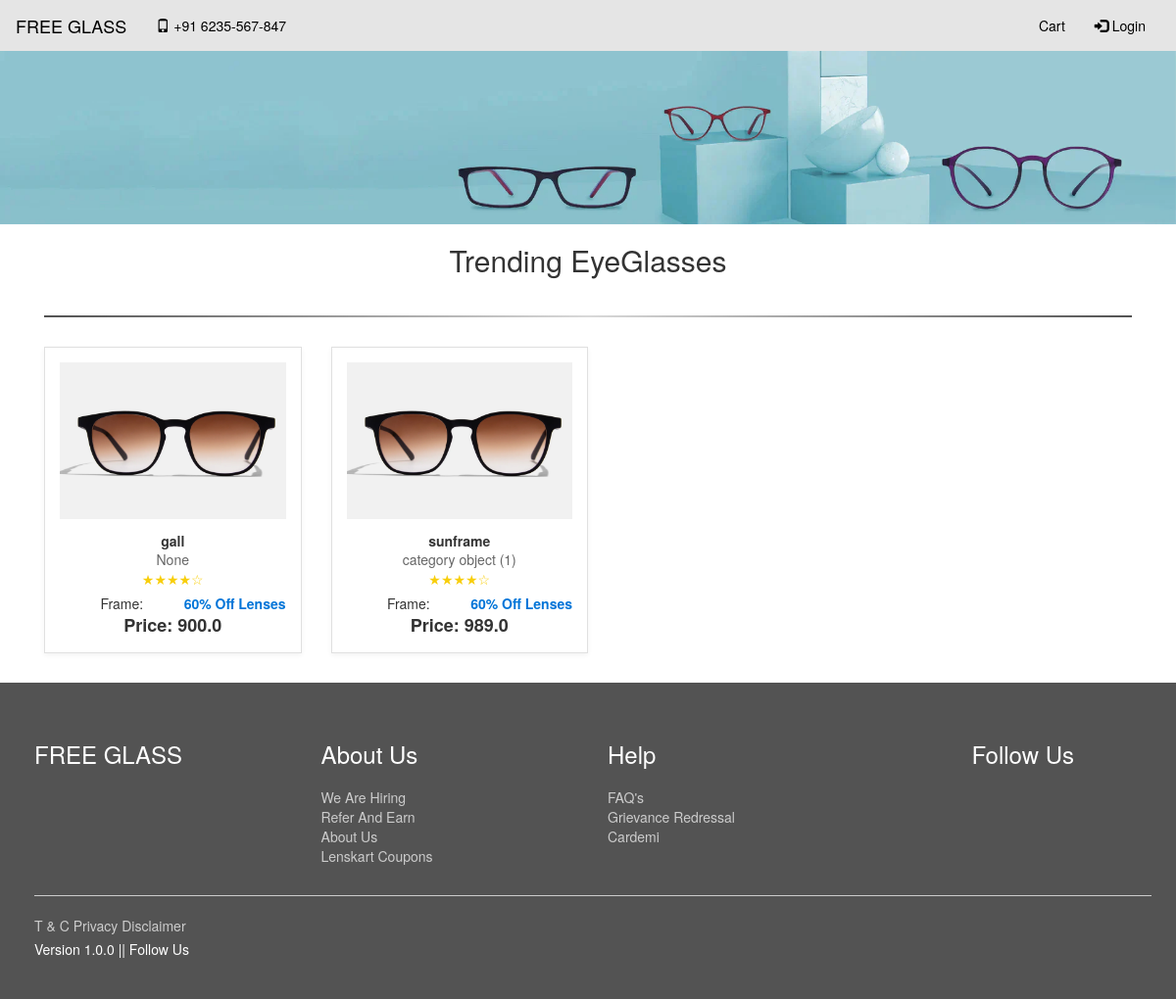
The page /eyeglass on the database as committed earlier.
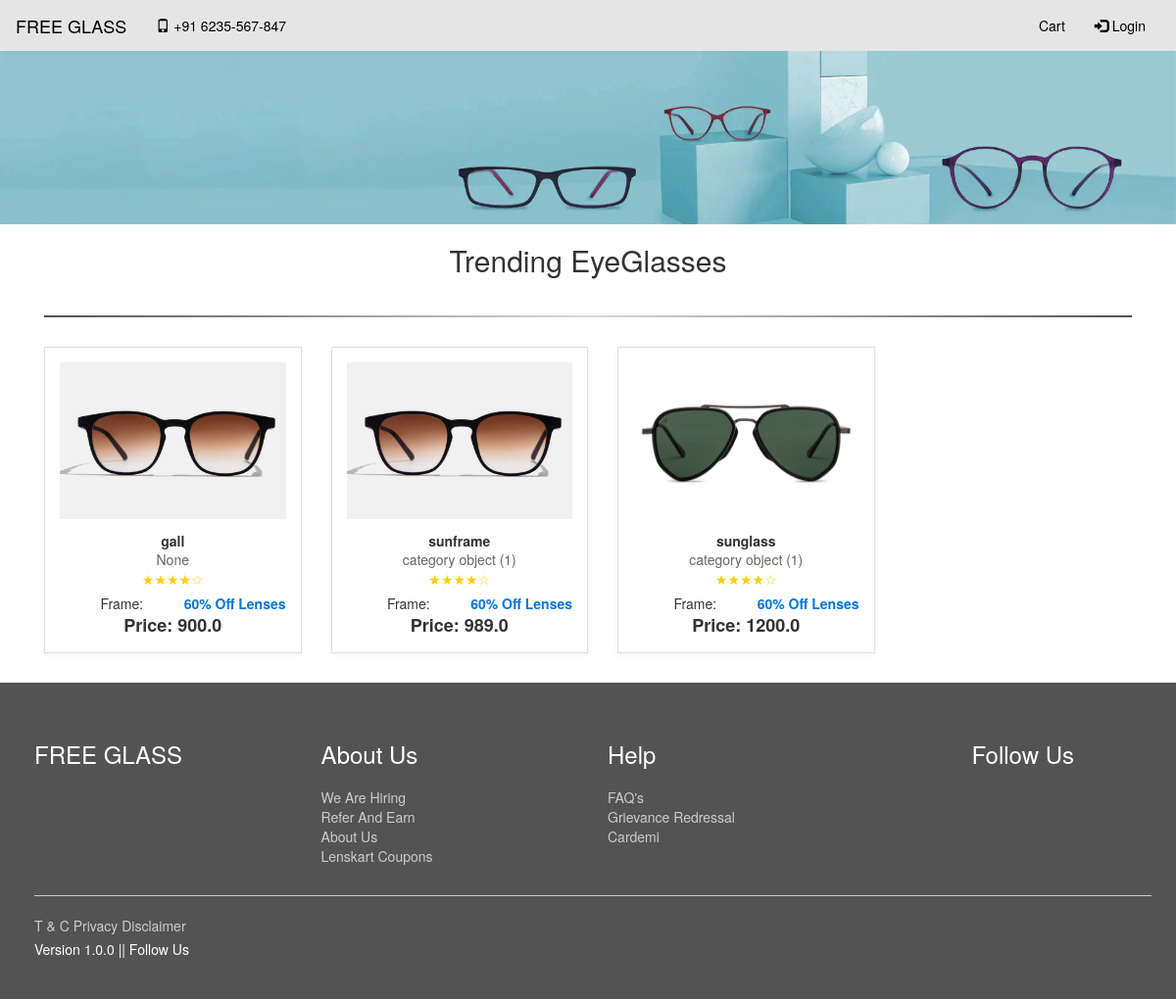
The same page on the database as committed later.
### glass/models.py (models this page shows)
class Product(models.Model):
    name= models.CharField(max_length=250)
    price= models.FloatField()
    image= models.ImageField(upload_to='product/')
    description= models.TextField()
    category= models.ForeignKey(category, on_delete=models.CASCADE,null=True)

class category(models.Model):
    name = models.CharField(max_length=250)

### glass/views.py (the view)
# urls.py: path('eyeglass', views.eyeglass, name='eyeglass'),
def eyeglass(request):
    product = Product.objects.all()
    return render(request, 'user/eyeglass.html', {'product' : product})

### templates/user/eyeglass.html (shortened to what this page needs)
<!DOCTYPE html>
<html lang="en">
<head>
  <link rel="stylesheet" href="https://maxcdn.bootstrapcdn.com/bootstrap/3.4.1/css/bootstrap.min.css">
</head>
<body>
  <nav class="navbar navbar-inverse" style="background-color: grey;">
    <div class="container-fluid">
      <div class="navbar-header">
        <a class="navbar-brand" href="{% url 'index' %}" style="color: black;">FREE GLASS</a>
      </div>
      <div class="collapse navbar-collapse" id="myNavbar">
        <ul class="nav navbar-nav">
          <li>
            <a href="tel:+1234567890" style="color: black;">
              <span class="glyphicon glyphicon-phone"></span> +91 6235-567-847
            </a>
          </li>
        </ul>
        <ul class="nav navbar-nav navbar-right">
          <li><a href="{% url 'cart' %}">Cart</a></li>
          <li><a href="{% url 'user_logout_view' %}"><span class="glyphicon glyphicon-log-in"></span> Login</a></li>
        </ul>
      </div>
    </div>
  </nav>
<div><img src="../static/photos/Eyeglasses_Desktop1.webp" class="img-responsive" style="width: 100%;" alt="no img"></div>
<div class="container text-center">
  <h2>Trending EyeGlasses</h2>
  <div class="container-fluid">
    <hr style="
      border: 0;
      height: 2px;
      background-image: linear-gradient(to right, rgba(0, 0, 0, 0.678), rgba(0, 0, 0, 0.15), rgba(0, 0, 0, 0.678));
      margin: 30px 0;
    ">
  </div>
  <div class="container py-5">
    <div class="row g-4">
        {% for i in product %}
        <div class="col-6 col-md-4 col-lg-3">
            <div class="product-card">
                <div class="product-img-container">
                    <img src="{{i.image.url}}" alt="Oakley Socket 5.5" width="100%"  class="img-fluid w-100 rounded">
                </div>
                <div class="product-info">
                    <h5 class="product-name">{{i.name}}</h5>
                    <div class="product-category">{{i.category}}</div>
                    <div class="product-rating">★★★★☆</div>
                    <div class="lens-discount">60% Off Lenses</div>
                    <div class="mt-3">
                        <div>Frame:</div>
                        <div class="product-price">Price: {{i.price}}</div>
                    </div>
                </div>
            </div>
        </div>
        {% endfor %}
    </div>
  </div>
</div>
<footer class="footer">
  <div class="container">
    <div class="row">
      <div class="col-md-3 mb-4">
        <h3>FREE GLASS</h3>
      </div>
      <div class="col-md-3 mb-4">
        <h3>About Us</h3>
        <ul class="list-unstyled">
          <li><a href="#">We Are Hiring</a></li>
          <li><a href="#">Refer And Earn</a></li>
          <li><a href="#">About Us</a></li>
          <li><a href="#">Lenskart Coupons</a></li>
        </ul>
      </div>
      <div class="col-md-3 mb-4">
        <h3>Help</h3>
        <ul class="list-unstyled">
          <li><a href="#">FAQ's</a></li>
          <li><a href="#">Grievance Redressal</a></li>
          <li><a href="#">Cardemi</a></li>
        </ul>
      </div>
      <div class="col-md-3 mb-4 text-md-end text-center">
        <h3>Follow Us</h3>
        <div class="social-icons">
        </div>
      </div>
    </div>
    <hr>
    <div class="d-flex flex-column flex-md-row justify-content-between align-items-center pt-3">
      <div class="mb-2 mb-md-0">
        <a href="#" class="me-3">T & C</a>
        <a href="#" class="me-3">Privacy</a>
        <a href="#" class="me-3">Disclaimer</a>
      </div>
      <div class="mb-2 mb-md-0">
        Version 1.0.0 || Follow Us
        <span class="social-icons">
        </span>
      </div>
    </div>
  </div>
</footer>
</body>
</html>

### templates/user/eyeglass.html (style rules this page uses)
.navbar { margin-bottom: 0; border-radius: 0; }
.navbar-inverse { background-color: #E5E5E5 !important; border-color: #E5E5E5; }
.navbar-inverse .navbar-nav > li > a { color: #000; }
.product-card { border: 1px solid #e0e0e0; margin-bottom: 30px; padding: 15px; position: relative; height: 100%; box-shadow: 0 2px 5px rgba(0,0,0,0.05); transition: all 0.3s ease; }
.product-img-container { overflow: hidden; margin-bottom: 15px; position: relative; text-align: center; display: flex; justify-content: center; align-items: center; height: 160px; }
.product-info { margin-top: 10px; }
.product-name { font-weight: bold; margin-bottom: 0; }
.product-category { color: #666; font-size: 14px; }
.product-rating { color: #f8ce0b; margin-bottom: 5px; }
.product-price { font-weight: bold; font-size: 18px; }
.lens-discount { color: #0275d8; font-weight: bold; float: right; }
.footer { background-color: rgb(83, 83, 83); color: #fff; padding: 40px 20px; font-size: 14px; }
.footer a { color: #ccc; text-decoration: none; }
.footer h3 { color: #fff; margin-bottom: 20px; }
.footer hr { border-top: 1px solid #ccc; }

Rows that differ between the two databases and show on the page:
added Product: image (picture), name "sunglass", category "category object (1)", price "1200.0"
